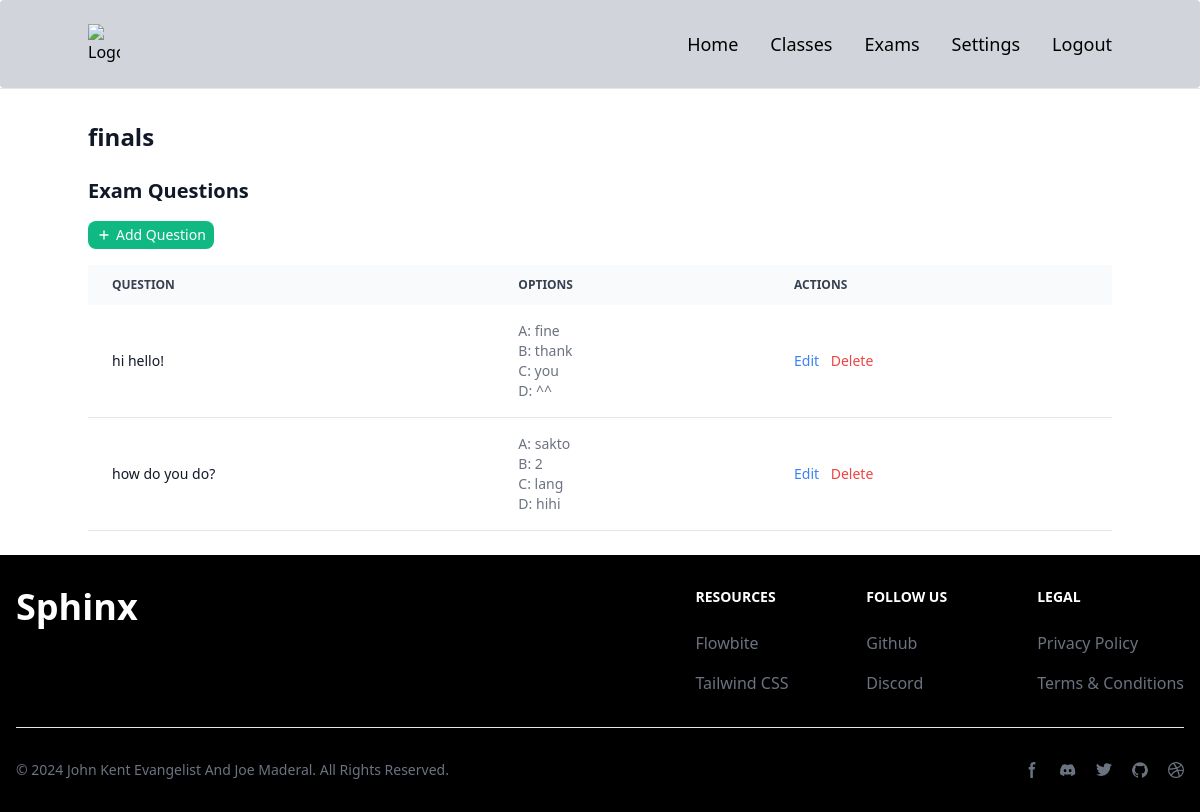
/exams/2/ (signed in), run on an earlier commit of the app's database.
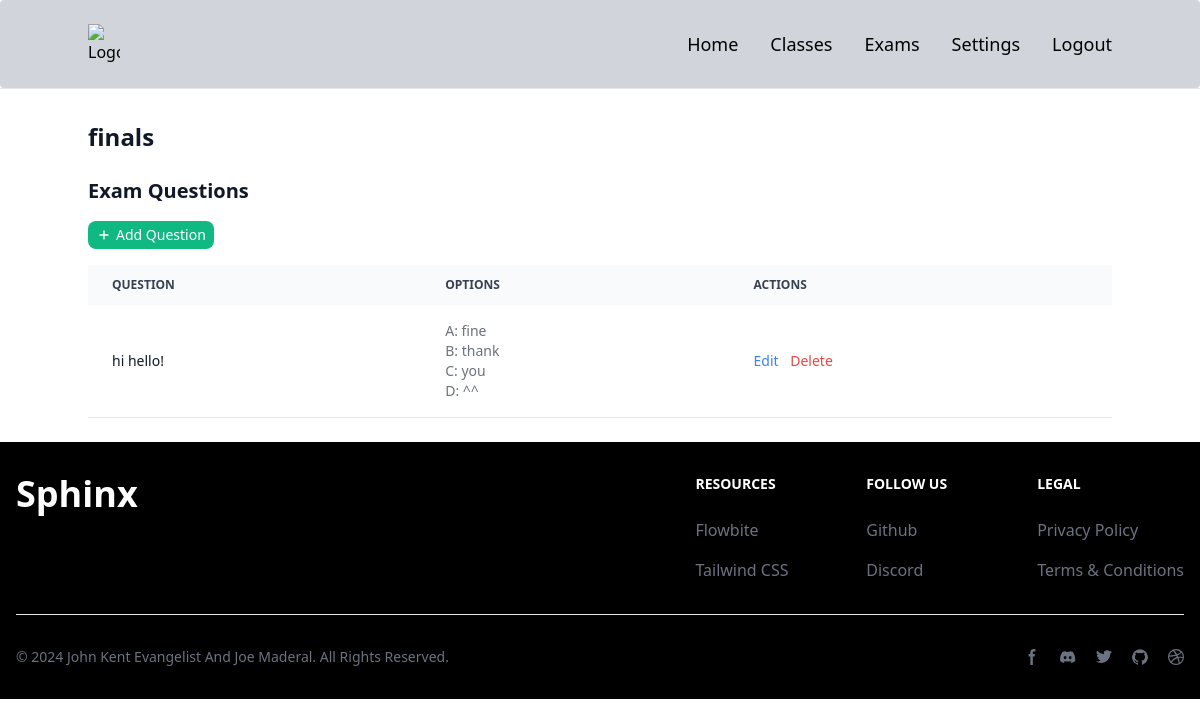
And on a later commit of the database.
### smartscoreapp/models.py (models this page shows, shortened)
class Question(models.Model):
    exam = models.ForeignKey(Exam, related_name='questions', on_delete=models.CASCADE)
    question_text = models.TextField()
    option_a = models.CharField(max_length=255)
    option_b = models.CharField(max_length=255)
    option_c = models.CharField(max_length=255)
    option_d = models.CharField(max_length=255)
    correct_answer = models.CharField(max_length=10)

### smartscoreapp/views.py (the view, shortened to what this page needs)
# urls.py: path('exams/<int:exam_id>/', exam_detail_view, name='exam_detail'),
@login_required
def exam_detail_view(request, exam_id):
    exam = get_object_or_404(Exam, id=exam_id)
    return render(request, 'exam_detail.html', {'exam': exam, 'questions': exam.questions.all()})

### templates/exam_detail.html (shortened to what this page needs)
{% extends "base.html" %}
{% block content %}
  <div class="mb-6 flex items-center cursor-pointer">
    <h1 class="text-2xl font-semibold text-gray-900 dark:text-white">{{ exam.name }}</h1>
  </div>
  <h2 class="text-xl font-semibold text-gray-900 dark:text-white mb-4">Exam Questions</h2>
  <div class="mb-4">
    <button
      class="flex items-center text-sm text-white bg-green-500 hover:bg-green-600 px-2 py-1 rounded-lg focus:outline-none"
      onclick="openAddQuestionModal()">
      <svg class="w-4 h-4 mr-1" fill="none" stroke="currentColor" viewBox="0 0 24 24" xmlns="http://www.w3.org/2000/svg">
        <path stroke-linecap="round" stroke-linejoin="round" stroke-width="2" d="M12 6v6m0 0v6m0-6h6m-6 0H6"></path>
      </svg>
      Add Question
    </button>
  </div>
  <div class="relative overflow-x-auto mb-6">
    <table class="w-full text-sm text-left rtl:text-right text-gray-500 dark:text-gray-400">
      <thead class="text-xs text-gray-700 uppercase bg-gray-50 dark:bg-gray-700 dark:text-gray-400">
        <tr>
          <th scope="col" class="px-6 py-3">Question</th>
          <th scope="col" class="px-6 py-3">Options</th>
          <th scope="col" class="px-6 py-3">Actions</th>
        </tr>
      </thead>
      <tbody>
        {% for question in exam.questions.all %}
          <tr class="bg-white border-b dark:bg-gray-800 dark:border-gray-700">
            <td class="px-6 py-4 font-medium text-gray-900 dark:text-white">{{ question.question_text }}</td>
            <td class="px-6 py-4">
              <ul>
                <li>A: {{ question.option_a }}</li>
                <li>B: {{ question.option_b }}</li>
                <li>C: {{ question.option_c }}</li>
                <li>D: {{ question.option_d }}</li>
              </ul>
            </td>
            <td class="px-6 py-4">
              <button class="text-blue-500 hover:text-blue-600 dark:text-blue-400 dark:hover:text-blue-500 mr-2"
                onclick="openEditQuestionModal('{{ question.id }}', '{{ question.question_text }}', '{{ question.option_a }}', '{{ question.option_b }}', '{{ question.option_c }}', '{{ question.option_d }}')">Edit</button>
              <button class="text-red-500 hover:text-red-600 dark:text-red-400 dark:hover:text-red-500"
                onclick="openDeleteQuestionModal('{{ question.id }}', '{{ question.question_text }}')">Delete</button>
            </td>
          </tr>
        {% empty %}
          <tr class="bg-white border-b dark:bg-gray-800 dark:border-gray-700">
            <td colspan="3" class="px-6 py-4 text-center text-gray-500 dark:text-gray-400">No questions added yet.</td>
          </tr>
        {% endfor %}
      </tbody>
    </table>
  </div>
{% endblock %}

What changed in the data, as far as the page shows it:
removed Question: question_text "how do you do?", option_a "sakto", option_b "2", option_c "lang", option_d "hihi"
